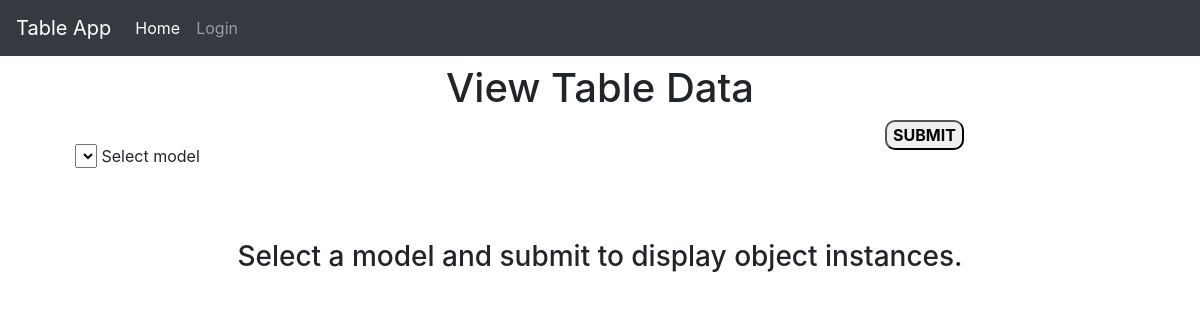
Page /showObjectLists on the earlier database version.
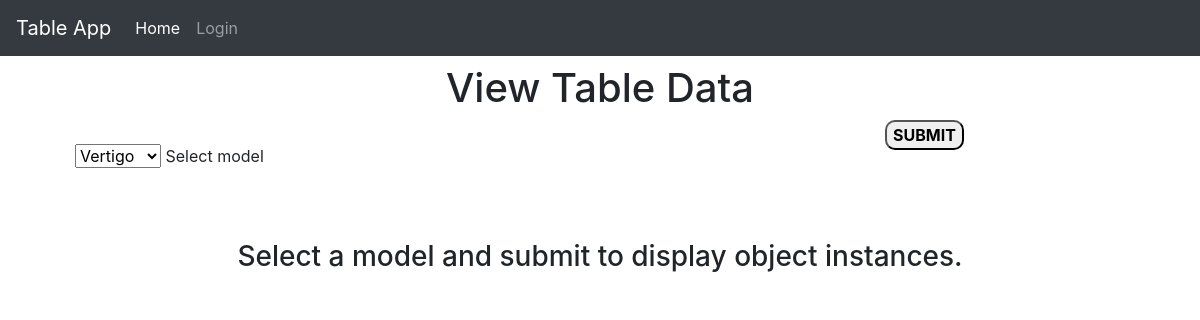
Same page on the later database version.
### Home/models.py (models this page shows, shortened)
class Modelnames(models.Model):
    modelname = models.CharField(max_length=100)

### Home/views.py (the view, shortened to what this page needs)
# urls.py: path('showObjectLists', showObjectLists, name='show_objects'),
def showObjectLists(request):
    modelNamesQuerySet = Modelnames.objects.all()
    modelNames = list()
    for model in modelNamesQuerySet:
        modelNames.append(model.modelname)
    cont_dict = {
        'modelNames': modelNames,
        'get': True
    }
    return render(request, 'displayObjects.html', context=cont_dict)

### templates/displayObjects.html (shortened to what this page needs)
{% extends "base2.html" %}
{% block content %}
<div class="text-center">
  <h1 class="animate__animated animate__wobble mt-2">View Table Data</h1>
</div>
<div class="container">
  <form action="{% url 'show_objects' %}" method="post" class="container" id="form" enctype="multipart/form-data">
    <div class="row">
      <div class="col-sm-9 mt-4">
        <div class="form-group">
          <select name="modelname" required="required">
            {% for model in modelNames %}
              <option value="{{ model }}">{{ model }}</option>
            {% endfor %}
          </select>
          <label class="control-label" for="select">Select model</label>
        </div>
      </div>
      <div class="col-sm-3">
        <div class="button-container">
          <button class="button" type="submit" style="border-radius:10px;font-size:1rem;"><span><strong>SUBMIT</strong></span></button>
        </div>
      </div>
    </div>
  </form>
  {% if get %}
    <h3 class="text-center mt-5">Select a model and submit to display object instances.</h3>
  {% endif %}
</div>
{% endblock %}

### templates/base2.html (shortened to what this page needs)
<!DOCTYPE html>
{% load static %}
<html lang="en" dir="ltr">
  <head>
    <link rel="stylesheet" href="https://stackpath.bootstrapcdn.com/bootstrap/4.5.2/css/bootstrap.min.css">
    <link rel="stylesheet" href="https://stackpath.bootstrapcdn.com/font-awesome/4.7.0/css/font-awesome.min.css">
    <link rel="stylesheet" href="https://cdnjs.cloudflare.com/ajax/libs/animate.css/4.0.0/animate.min.css" />
  </head>
  <body>
<body>
    <nav class="navbar navbar-expand-lg navbar-dark bg-dark">
        <a class="navbar-brand" href="#">Table App</a>
        <div class="collapse navbar-collapse" id="navbarSupportedContent">
          <ul class="navbar-nav mr-auto">
            <li class="nav-item active">
              <a class="nav-link" href="/">Home <span class="sr-only">(current)</span></a>
            </li>
        {% if user.is_authenticated %}
        <li class="nav-item">
          <a class="nav-link" href="/logout">logout</a>
        </li>
        <li class="nav-item">
          <a class="nav-link" href="/profile">Dashboard</a>
        </li>
            {% else %}
            <li class="nav-item">
              <a class="nav-link" href="/login/auth0">Login</a>
            </li>
            {% endif %}
          </ul>
        </div>
      </nav>
    <div class="container">
      <scrollable-component  class="animate__animated animate__zoomIn">
        {% block content %}
        {% endblock %}
      </scrollable-component>
    </div>
  </body>
</html>

Differences in the rows shown:
added Modelnames: modelname "Vertigo"
